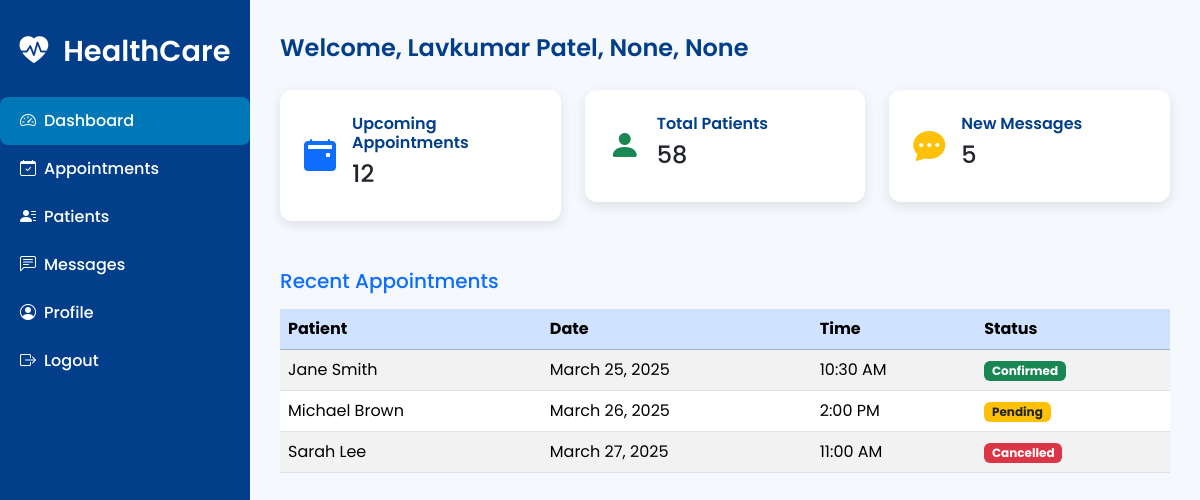
Page /doctor_dashboard (signed in) on the earlier database version.
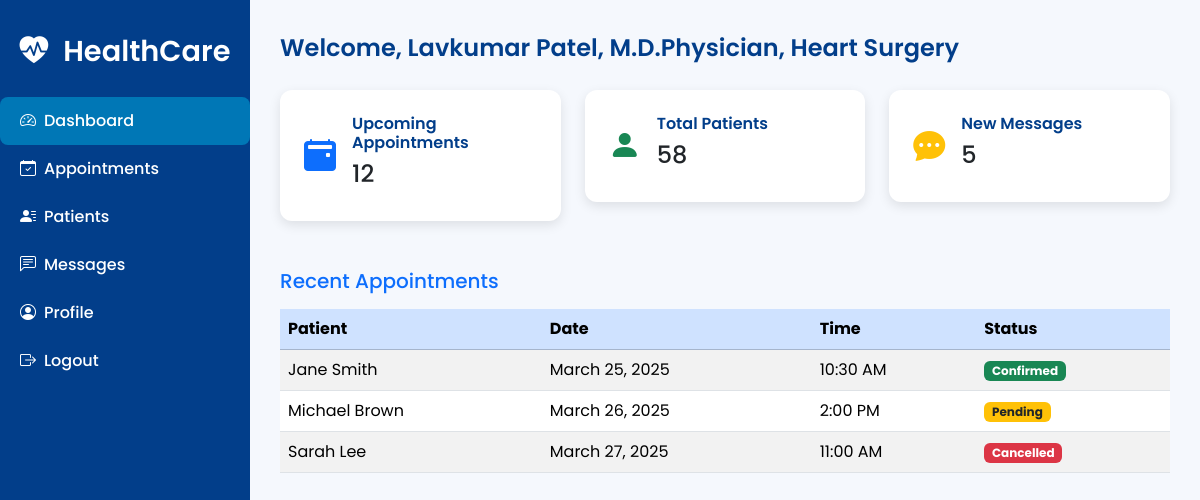
Same page on the later database version.
### models.py (models this page shows, shortened)
class Doctor(db.Model, UserMixin):  # Enables login functionality
    id = db.Column(db.Integer, primary_key=True)
    name = db.Column(db.String(100), nullable=False)
    designation = db.Column(db.String(100), nullable=True)
    specialization = db.Column(db.String(100), nullable=True)
    degree = db.Column(db.String(100), nullable=True)
    start_time = db.Column(db.String(5), nullable=True)  # e.g., "09:00"
    end_time = db.Column(db.String(5), nullable=True)    # e.g., "17:30"
    availability = db.Column(db.String(200), nullable=True)  # e.g., "Monday,Wednesday,Friday"
    service_area = db.Column(db.String(200), nullable=True)      # e.g., "Ahmedabad"
    clinic_location = db.Column(db.String(300), nullable=True)   # e.g., "Gota, Ahmedabad"
    latitude = db.Column(db.Float, nullable=True)
    longitude = db.Column(db.Float, nullable=True)
    appointment_available = db.Column(db.Boolean, default=False)
    standard_fee = db.Column(db.Float, nullable=True)
    emergency_fee = db.Column(db.Float, nullable=True)
    mobile = db.Column(db.String(15), unique=True, nullable=False)
    password = db.Column(db.String(200), nullable=False)  # Should be hashed!
    role = db.Column(db.String(20), default='doctor')     # Default role for doctors
    created_at = db.Column(db.DateTime, default=datetime.utcnow)

### app.py (the view)
@app.route('/doctor_dashboard')
@login_required
def doctor_dashboard():
    if session.get('role') != 'doctor':
        flash('Unauthorized access', 'danger')
        return redirect(url_for('login'))
    doctor = current_user
    session['doctor_id'] = doctor.id
    return render_template('doctor_dashboard.html', doctor=doctor)

### app.py (called while the page is built)
@login_manager.user_loader
def load_user(user_id):
    role = session.get('role')
    if role == 'doctor':
        return Doctor.query.get(int(user_id))
    elif role == 'laboratory':
        return Laboratory.query.get(int(user_id))
    else:
        return User.query.get(int(user_id))

### templates/doctor_dashboard.html (shortened to what this page needs)
<!DOCTYPE html>
<html lang="en">
<head>
    <link href="https://cdn.jsdelivr.net/npm/bootstrap@5.3.2/dist/css/bootstrap.min.css" rel="stylesheet">
    <link rel="stylesheet" href="https://cdn.jsdelivr.net/npm/bootstrap-icons@1.10.5/font/bootstrap-icons.css">
</head>
<body>
    <div class="sidebar d-flex flex-column">
        <div class="logo mb-4">
            <i class="bi bi-heart-pulse-fill me-2"></i> HealthCare
        </div>
        <nav class="nav flex-column">
            <a class="nav-link active" href="#" id="dashboard-link"><i class="bi bi-speedometer2 me-2"></i>Dashboard</a>
            <a class="nav-link" href="#"><i class="bi bi-calendar-check me-2"></i>Appointments</a>
            <a class="nav-link" href="#"><i class="bi bi-person-lines-fill me-2"></i>Patients</a>
            <a class="nav-link" href="#"><i class="bi bi-chat-left-text me-2"></i>Messages</a>
            <a class="nav-link" href="#" id="profile-link"><i class="bi bi-person-circle me-2"></i>Profile</a>
            <a class="nav-link" href="#"><i class="bi bi-box-arrow-right me-2"></i>Logout</a>
        </nav>
    </div>
    <div class="main-content">
        <div id="dashboard-content">
            <div class="mb-4 welcome-text">Welcome, {{doctor.name}}, {{doctor.designation}}, {{doctor.specialization}}</div>
            <div class="row g-4">
                <div class="col-md-4">
                    <div class="card card-custom p-4">
                        <div class="d-flex align-items-center">
                            <i class="bi bi-calendar2-event-fill text-primary fs-2 me-3"></i>
                            <div>
                                <h6 class="card-title">Upcoming Appointments</h6>
                                <h4>12</h4>
                            </div>
                        </div>
                    </div>
                </div>
                <div class="col-md-4">
                    <div class="card card-custom p-4">
                        <div class="d-flex align-items-center">
                            <i class="bi bi-person-fill text-success fs-2 me-3"></i>
                            <div>
                                <h6 class="card-title">Total Patients</h6>
                                <h4>58</h4>
                            </div>
                        </div>
                    </div>
                </div>
                <div class="col-md-4">
                    <div class="card card-custom p-4">
                        <div class="d-flex align-items-center">
                            <i class="bi bi-chat-dots-fill text-warning fs-2 me-3"></i>
                            <div>
                                <h6 class="card-title">New Messages</h6>
                                <h4>5</h4>
                            </div>
                        </div>
                    </div>
                </div>
            </div>
            <div class="mt-5">
                <h5 class="mb-3 text-primary">Recent Appointments</h5>
                <div class="table-responsive">
                    <table class="table table-hover table-striped align-middle">
                        <thead class="table-primary">
                            <tr>
                                <th scope="col">Patient</th>
                                <th scope="col">Date</th>
                                <th scope="col">Time</th>
                                <th scope="col">Status</th>
                            </tr>
                        </thead>
                        <tbody>
                            <tr>
                                <td>Jane Smith</td>
                                <td>March 25, 2025</td>
                                <td>10:30 AM</td>
                                <td><span class="badge bg-success">Confirmed</span></td>
                            </tr>
                            <tr>
                                <td>Michael Brown</td>
                                <td>March 26, 2025</td>
                                <td>2:00 PM</td>
                                <td><span class="badge bg-warning text-dark">Pending</span></td>
                            </tr>
                            <tr>
                                <td>Sarah Lee</td>
                                <td>March 27, 2025</td>
                                <td>11:00 AM</td>
                                <td><span class="badge bg-danger">Cancelled</span></td>
                            </tr>
                        </tbody>
                    </table>
                </div>
            </div>
        </div>
    </div>
</body>
</html>

### templates/doctor_dashboard.html (style rules this page uses)
body { font-family: 'Poppins', sans-serif; background: #f5f8fd; margin: 0; padding: 0; }
.sidebar { height: 100vh; background-color: #023e8a; color: white; padding-top: 30px; position: fixed; width: 250px; }
.sidebar .nav-link { color: #ffffff; font-weight: 500; padding: 12px 20px; border-radius: 8px; }
.sidebar .nav-link:hover, .sidebar .nav-link.active { background-color: #0077b6; color: #ffffff; }
.sidebar .logo { font-size: 1.8rem; font-weight: 600; text-align: center; margin-bottom: 40px; color: #ffffff; }
.main-content { margin-left: 250px; padding: 30px; }
.card-custom { border: none; border-radius: 12px; background: white; box-shadow: 0 4px 12px rgba(0, 0, 0, 0.1); transition: 0.3s; }
.card-title { color: #023e8a; font-weight: 600; }
.welcome-text { font-weight: 600; font-size: 24px; color: #023e8a; }

Differences in the rows shown:
changed Doctor "Lavkumar Patel": designation "None" → "M.D.Physician"; specialization "None" → "Heart Surgery"
